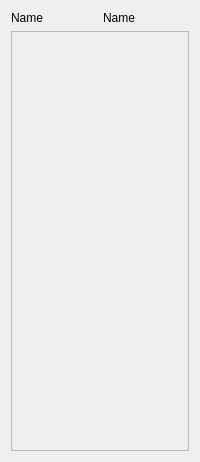
<?xml version="1.0" encoding="UTF-8"?>
<ui version="4.0">
 <class>UI_Entity</class>
 <widget class="QWidget" name="UI_Entity">
  <property name="geometry">
   <rect>
    <x>0</x>
    <y>0</y>
    <width>200</width>
    <height>462</height>
   </rect>
  </property>
  <property name="windowTitle">
   <string>UI_Entity</string>
  </property>
  <layout class="QVBoxLayout" name="verticalLayout">
   <property name="spacing">
    <number>6</number>
   </property>
   <property name="leftMargin">
    <number>0</number>
   </property>
   <property name="topMargin">
    <number>0</number>
   </property>
   <property name="rightMargin">
    <number>0</number>
   </property>
   <property name="bottomMargin">
    <number>0</number>
   </property>
   <item>
    <widget class="QFrame" name="frame">
     <property name="frameShape">
      <enum>QFrame::NoFrame</enum>
     </property>
     <property name="frameShadow">
      <enum>QFrame::Plain</enum>
     </property>
     <property name="lineWidth">
      <number>0</number>
     </property>
     <layout class="QGridLayout" name="gridLayout">
      <item row="0" column="1">
       <widget class="QLabel" name="name_label">
        <property name="text">
         <string>Name</string>
        </property>
       </widget>
      </item>
      <item row="0" column="0">
       <widget class="QLabel" name="label">
        <property name="text">
         <string>Name</string>
        </property>
       </widget>
      </item>
      <item row="1" column="0" colspan="2">
       <widget class="QScrollArea" name="scrollArea">
        <property name="widgetResizable">
         <bool>true</bool>
        </property>
        <widget class="QWidget" name="scrollAreaWidgetContents">
         <property name="geometry">
          <rect>
           <x>0</x>
           <y>0</y>
           <width>180</width>
           <height>423</height>
          </rect>
         </property>
        </widget>
       </widget>
      </item>
     </layout>
    </widget>
   </item>
  </layout>
 </widget>
 <layoutdefault spacing="6" margin="11"/>
 <resources/>
 <connections/>
</ui>
